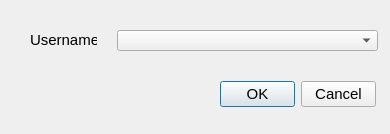
<?xml version="1.0" encoding="UTF-8"?>
<ui version="4.0">
 <class>RemoveUserDialog</class>
 <widget class="QDialog" name="RemoveUserDialog">
  <property name="geometry">
   <rect>
    <x>0</x>
    <y>0</y>
    <width>390</width>
    <height>134</height>
   </rect>
  </property>
  <property name="sizePolicy">
   <sizepolicy hsizetype="Fixed" vsizetype="Fixed">
    <horstretch>0</horstretch>
    <verstretch>0</verstretch>
   </sizepolicy>
  </property>
  <property name="windowTitle">
   <string>Dialog</string>
  </property>
  <property name="windowIcon">
   <iconset resource="icons.qrc">
    <normaloff>:/resources/icons/images/icons/logout.png</normaloff>:/resources/icons/images/icons/logout.png</iconset>
  </property>
  <widget class="QDialogButtonBox" name="buttonBox">
   <property name="geometry">
    <rect>
     <x>220</x>
     <y>80</y>
     <width>156</width>
     <height>28</height>
    </rect>
   </property>
   <property name="font">
    <font>
     <pointsize>11</pointsize>
    </font>
   </property>
   <property name="orientation">
    <enum>Qt::Horizontal</enum>
   </property>
   <property name="standardButtons">
    <set>QDialogButtonBox::Cancel|QDialogButtonBox::Ok</set>
   </property>
  </widget>
  <widget class="QLabel" name="label">
   <property name="geometry">
    <rect>
     <x>30</x>
     <y>30</y>
     <width>67</width>
     <height>20</height>
    </rect>
   </property>
   <property name="font">
    <font>
     <pointsize>11</pointsize>
    </font>
   </property>
   <property name="text">
    <string>Username</string>
   </property>
  </widget>
  <widget class="QComboBox" name="comboBox">
   <property name="geometry">
    <rect>
     <x>117</x>
     <y>30</y>
     <width>261</width>
     <height>21</height>
    </rect>
   </property>
   <property name="font">
    <font>
     <pointsize>11</pointsize>
    </font>
   </property>
  </widget>
 </widget>
 <resources>
  <include location="resource.qrc"/>
  <include location="icons.qrc"/>
 </resources>
 <connections>
  <connection>
   <sender>buttonBox</sender>
   <signal>accepted()</signal>
   <receiver>RemoveUserDialog</receiver>
   <slot>accept()</slot>
   <hints>
    <hint type="sourcelabel">
     <x>248</x>
     <y>254</y>
    </hint>
    <hint type="destinationlabel">
     <x>157</x>
     <y>274</y>
    </hint>
   </hints>
  </connection>
  <connection>
   <sender>buttonBox</sender>
   <signal>rejected()</signal>
   <receiver>RemoveUserDialog</receiver>
   <slot>reject()</slot>
   <hints>
    <hint type="sourcelabel">
     <x>316</x>
     <y>260</y>
    </hint>
    <hint type="destinationlabel">
     <x>286</x>
     <y>274</y>
    </hint>
   </hints>
  </connection>
 </connections>
</ui>
